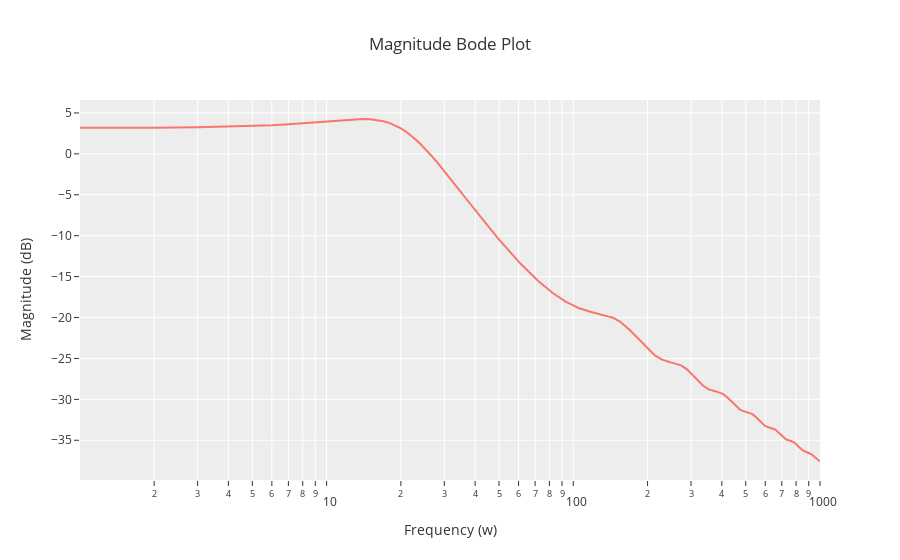

Notebook cell for this chart:
### Code cell
w = np.linspace(0, 10**3, 1000)

sys_db = 20*np.log10(np.abs(sysv(w)))

mag = go.Figure()

mag.add_trace(
    go.Scatter(
        x=w,
        y=sys_db
    )
)

mag.update_layout(
    title='Magnitude Bode Plot',
    xaxis_title='Frequency (w)',
    yaxis_title='Magnitude (dB)',
    xaxis_type='log',
)

### Figure 1 — Plotly figure (JSON) as saved in the notebook; plotly's stock layout.template omitted (floating-point values rounded to 4 significant figures; data arrays with more than 128 entries replaced by an {"elided": "..."} marker saying what was removed)
{"data": [{"type": "scatter", "x": {"elided": "1000 float values"}, "y": {"elided": "1000 float values"}}], "layout": {"autosize": true, "title": {"text": "Magnitude Bode Plot"}, "xaxis": {"autorange": true, "range": [0.0004345, 3.0], "title": {"text": "Frequency (w)"}, "type": "log"}, "yaxis": {"autorange": true, "range": [-39.85, 6.582], "title": {"text": "Magnitude (dB)"}, "type": "linear"}}}
